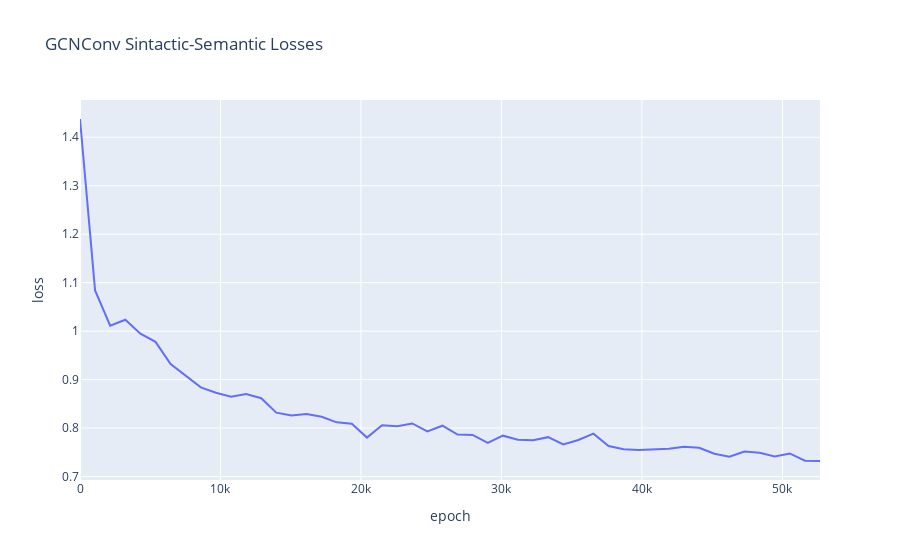

Notebook source saved alongside this figure:
### Code cell
import plotly.express as px
import pandas as pd

filtered_losses = losses[::1075]

# Creating a DataFrame with index as x-axis and values as y-axis
df = pd.DataFrame({
    'epoch': range(0, len(losses), 1075),
    'loss': filtered_losses
})

# Plotting the DataFrame
fig = px.line(df, x='epoch', y='loss', title='GCNConv Sintactic-Semantic Losses')
fig.show()

### Figure 1 — Plotly figure (JSON) as saved in the notebook; plotly's stock layout.template omitted (floating-point values rounded to 4 significant figures)
{"data": [{"hovertemplate": "epoch=%{x}<br>loss=%{y}<extra></extra>", "legendgroup": "", "line": {"color": "#636efa", "dash": "solid"}, "marker": {"symbol": "circle"}, "mode": "lines", "name": "", "orientation": "v", "showlegend": false, "type": "scatter", "x": [0, 1075, 2150, 3225, 4300, 5375, 6450, 7525, 8600, 9675, 10750, 11825, 12900, 13975, 15050, 16125, 17200, 18275, 19350, 20425, 21500, 22575, 23650, 24725, 25800, 26875, 27950, 29025, 30100, 31175, 32250, 33325, 34400, 35475, 36550, 37625, 38700, 39775, 40850, 41925, 43000, 44075, 45150, 46225, 47300, 48375, 49450, 50525, 51600, 52675], "xaxis": "x", "y": [1.438, 1.084, 1.011, 1.023, 0.9948, 0.9779, 0.9321, 0.9083, 0.8839, 0.8728, 0.8648, 0.8703, 0.8616, 0.8319, 0.8258, 0.8292, 0.8233, 0.8118, 0.8089, 0.7804, 0.8057, 0.8039, 0.8095, 0.7932, 0.8049, 0.7865, 0.7858, 0.7694, 0.7844, 0.7762, 0.7747, 0.7813, 0.7663, 0.7755, 0.7886, 0.7629, 0.7562, 0.7547, 0.7557, 0.7575, 0.7614, 0.7592, 0.7471, 0.7408, 0.7517, 0.7492, 0.7412, 0.7477, 0.7328, 0.7321], "yaxis": "y"}], "layout": {"legend": {"tracegroupgap": 0}, "title": {"text": "GCNConv Sintactic-Semantic Losses"}, "xaxis": {"anchor": "y", "domain": [0, 1], "title": {"text": "epoch"}}, "yaxis": {"anchor": "x", "domain": [0, 1], "title": {"text": "loss"}}}}
